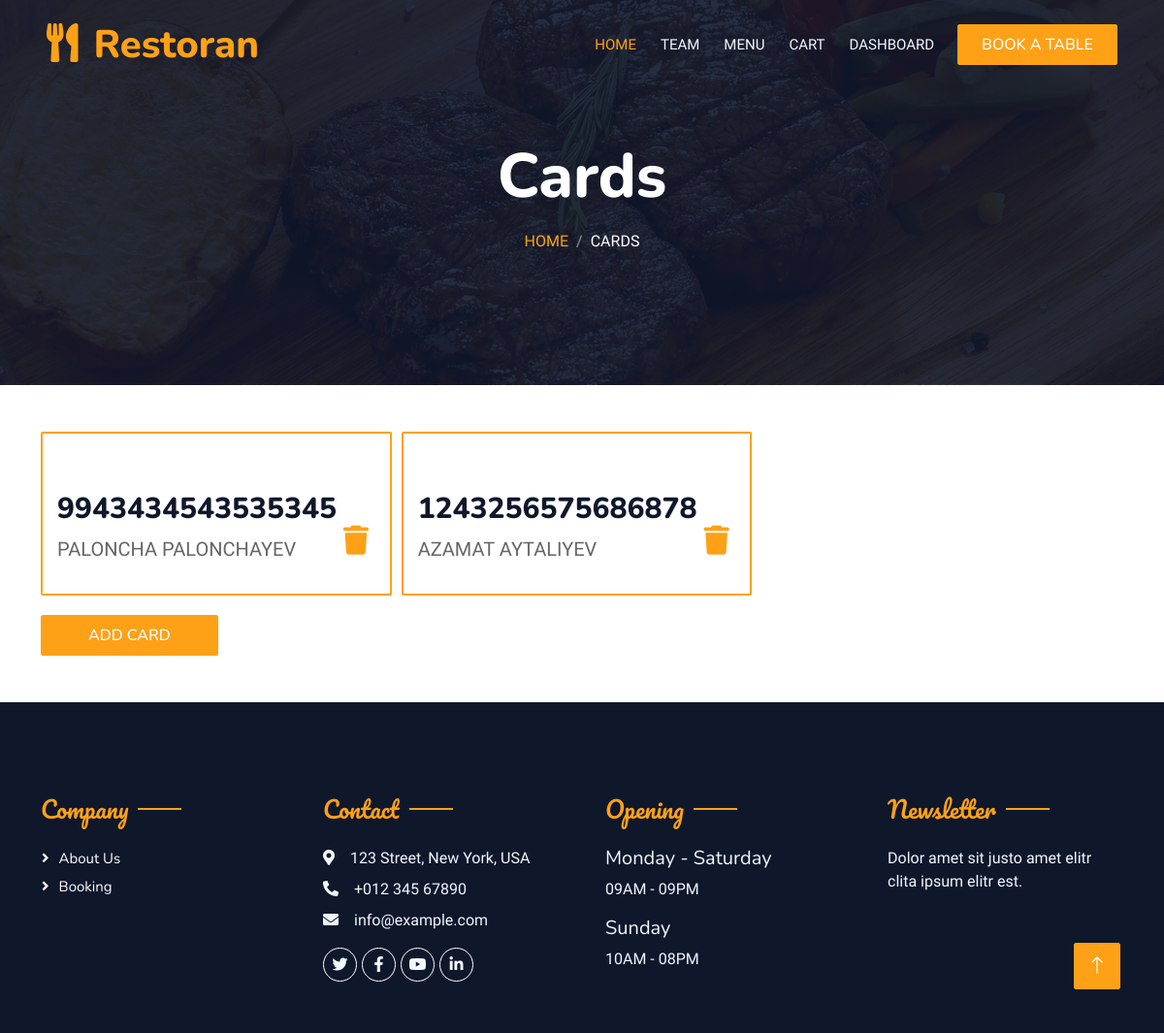
The page /cards (signed in) on the database its author committed.
### blog/models.py (models this page shows, shortened)
class Card(models.Model):
    user = models.ForeignKey(User, on_delete=models.CASCADE)
    card_number = models.IntegerField(max_length=16)
    owner_fullname = models.CharField(max_length=255)
    cvv = models.IntegerField(max_length=3)

### blog/views.py (the view)
# urls.py: path('cards', views.cards, name='cards'),
@login_required(login_url='login')
def cards(request):
    cards = Card.objects.filter(user=request.user)
    context = {
        'cards':cards
    }
    return render(request,  'cards.html', context)

### templates/cards.html (shortened to what this page needs)
{% load static %}
<!DOCTYPE html>
<html lang="en">
    <head>
        <link rel="stylesheet" href="https://cdnjs.cloudflare.com/ajax/libs/font-awesome/6.6.0/css/all.min.css" />
        <link href="https://cdnjs.cloudflare.com/ajax/libs/font-awesome/5.10.0/css/all.min.css" rel="stylesheet">
        <link href="https://cdn.jsdelivr.net/npm/bootstrap-icons@1.4.1/font/bootstrap-icons.css" rel="stylesheet">
        <link href="{% static 'css/bootstrap.min.css' %}" rel="stylesheet">
        <link href="{% static 'css/style.css' %}" rel="stylesheet">
    </head>
<body>
    <div class="container-xxl bg-white p-0">
        <div class="container-xxl position-relative p-0">
            <nav class="navbar navbar-expand-lg navbar-dark bg-dark px-4 px-lg-5 py-3 py-lg-0">
                <a href="" class="navbar-brand p-0">
                    <h1 class="text-primary m-0"><i class="fa fa-utensils me-3"></i>Restoran</h1>
                </a>
                <div class="collapse navbar-collapse" id="navbarCollapse">
                    <div class="navbar-nav ms-auto py-0 pe-4">
                        <a href="{% url 'home' %}" class="nav-item nav-link active">Home</a>
                        <a href="{% url 'team' %}" class="nav-item nav-link">Team</a>
                        <a href="{% url 'menu' %}" class="nav-item nav-link">Menu</a>
                        <a href="{% url 'cart' %}" class="nav-item nav-link">Cart</a>
                        {% if user.is_authenticated %}
                        <a href="{% url 'dashboard' %}" class="nav-item nav-link">Dashboard</a>
                        {% else %}
                        <a href="{% url 'login' %}" class="nav-item nav-link">Login</a>
                        {% endif %}
                    </div>
                    <a href="{% url 'reserve' %}" class="btn btn-primary py-2 px-4">Book A Table</a>
                </div>
            </nav>
            <div class="container-xxl py-5 bg-dark hero-header mb-5">
                <div class="container text-center my-5 pt-5 pb-4">
                    <h1 class="display-3 text-white mb-3 animated slideInDown">Cards</h1>
                    <nav aria-label="breadcrumb">
                        <ol class="breadcrumb justify-content-center text-uppercase">
                            <li class="breadcrumb-item"><a href="#">Home</a></li>
                            <li class="breadcrumb-item text-white active" aria-current="page">Cards</li>
                        </ol>
                    </nav>
                </div>
            </div>
        </div>
        <div class="container">
            <div class="cards" style="display: grid; grid-template-columns: 33.3% 33.3% 33.3%;">
                {% for card in cards %}
                <div class="card " style="margin-right: 10px; border: 2px solid #FEA116 ; margin-bottom: 20px;">
                    <div style="padding: 15px;">
                        <h6 style="font-size: 30px; margin-top: 45px;">{{card.card_number}}</h6>
                        <div style="display: grid; grid-template-columns: 90% 10%;">
                            <p style="font-size: 20px; ;" >{{card.owner_fullname}}</p>
                            <h5 style="font-size: 30px; margin-top: -10px; color: rgb(193, 7, 7);"><a href="javascript:void(0);" onclick="confirmDelete('{{ card.id }}')"><i class="fa-solid fa-trash"></i></a></h5>
                        </div>
                    </div>
                </div>
                {% endfor %}
            </div>
            <a href="{% url 'add_card' %}" class="btn btn-primary py-2 px-5">Add Card</a>
        </div>
        <div class="container-fluid bg-dark text-light footer pt-5 mt-5 wow fadeIn" data-wow-delay="0.1s">
            <div class="container py-5">
                <div class="row g-5">
                    <div class="col-lg-3 col-md-6">
                        <h4 class="section-title ff-secondary text-start text-primary fw-normal mb-4">Company</h4>
                        <a class="btn btn-link" href="{% url 'about' %}">About Us</a>
                        <a class="btn btn-link" href="{% url 'reserve' %}">Booking</a>
                    </div>
                    <div class="col-lg-3 col-md-6">
                        <h4 class="section-title ff-secondary text-start text-primary fw-normal mb-4">Contact</h4>
                        <p class="mb-2"><i class="fa fa-map-marker-alt me-3"></i>123 Street, New York, USA</p>
                        <p class="mb-2"><i class="fa fa-phone-alt me-3"></i>+012 345 67890</p>
                        <p class="mb-2"><i class="fa fa-envelope me-3"></i>info@example.com</p>
                        <div class="d-flex pt-2">
                            <a class="btn btn-outline-light btn-social" href=""><i class="fab fa-twitter"></i></a>
                            <a class="btn btn-outline-light btn-social" href=""><i class="fab fa-facebook-f"></i></a>
                            <a class="btn btn-outline-light btn-social" href=""><i class="fab fa-youtube"></i></a>
                            <a class="btn btn-outline-light btn-social" href=""><i class="fab fa-linkedin-in"></i></a>
                        </div>
                    </div>
                    <div class="col-lg-3 col-md-6">
                        <h4 class="section-title ff-secondary text-start text-primary fw-normal mb-4">Opening</h4>
                        <h5 class="text-light fw-normal">Monday - Saturday</h5>
                        <p>09AM - 09PM</p>
                        <h5 class="text-light fw-normal">Sunday</h5>
                        <p>10AM - 08PM</p>
                    </div>
                    <div class="col-lg-3 col-md-6">
                        <h4 class="section-title ff-secondary text-start text-primary fw-normal mb-4">Newsletter</h4>
                        <p>Dolor amet sit justo amet elitr clita ipsum elitr est.</p>
                    </div>
                </div>
            </div>
        </div>
        <a href="#navbar" class="btn btn-lg btn-primary btn-lg-square back-to-top"><i class="bi bi-arrow-up"></i></a>
    </div>
</body>
</html>

### static/css/style.css (style rules this page uses)
:root { --primary: #FEA116; --light: #F1F8FF; --dark: #0F172B; }
.ff-secondary { font-family: 'Pacifico', cursive; }
.back-to-top { position: fixed; display: none; right: 45px; bottom: 45px; z-index: 99; }
.btn { font-family: 'Nunito', sans-serif; font-weight: 500; text-transform: uppercase; transition: .5s; }
.btn.btn-primary, .btn.btn-secondary { color: #FFFFFF; }
.btn-lg-square { width: 48px; height: 48px; }
.btn-square, .btn-sm-square, .btn-lg-square { padding: 0; display: flex; align-items: center; justify-content: center; font-weight: normal; border-radius: 2px; }
.navbar-dark .navbar-nav .nav-link { position: relative; margin-left: 25px; padding: 35px 0; font-size: 15px; color: var(--light) !important; text-transform: uppercase; font-weight: 500; outline: none; transition: .5s; }
.navbar-dark .navbar-nav .nav-link:hover, .navbar-dark .navbar-nav .nav-link.active { color: var(--primary) !important; }
@media (min-width: 992px) { .navbar-dark { position: absolute; width: 100%; top: 0; left: 0; z-index: 999; background: transparent !important; } }
.hero-header { background: linear-gradient(rgba(15, 23, 43, .9), rgba(15, 23, 43, .9)), url(../img/bg-hero.jpg); background-position: center center; background-repeat: no-repeat; background-size: cover; }
.breadcrumb-item + .breadcrumb-item::before { color: rgba(255, 255, 255, .5); }
.section-title { position: relative; display: inline-block; }
.section-title::before { position: absolute; content: ""; width: 45px; height: 2px; top: 50%; left: -55px; margin-top: -1px; background: var(--primary); }
.section-title::after { position: absolute; content: ""; width: 45px; height: 2px; top: 50%; right: -55px; margin-top: -1px; background: var(--primary); }
.section-title.text-start::before, .section-title.text-end::after { display: none; }
.footer .btn.btn-social { margin-right: 5px; width: 35px; height: 35px; display: flex; align-items: center; justify-content: center; color: var(--light); border: 1px solid #FFFFFF; border-radius: 35px; transition: .3s; }
.footer .btn.btn-link { display: block; margin-bottom: 5px; padding: 0; text-align: left; color: #FFFFFF; font-size: 15px; font-weight: normal; text-transform: capitalize; transition: .3s; }
.footer .btn.btn-link::before { position: relative; content: "\f105"; font-family: "Font Awesome 5 Free"; font-weight: 900; margin-right: 10px; }

### rows shown on the page
Card: card_number "9943434543535345", owner_fullname "PALONCHA PALONCHAYEV"
Card: card_number "1243256575686878", owner_fullname "AZAMAT AYTALIYEV"
